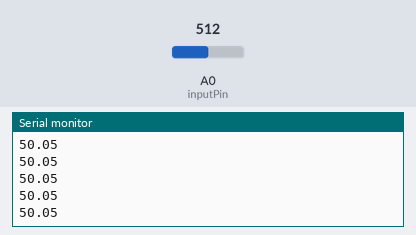
Bench run of a sketch on a simulated Arduino Uno, built with avr-gcc and run on an emulated ATmega328P. Shown: the last lines printed to the serial monitor. The test bench sets the inputs (shaded band); at power-on: A0 (inputPin) = 512.

Above: at 1.2 s.
1.3 s: A0 (inputPin) set to 716
At 1.31 s:
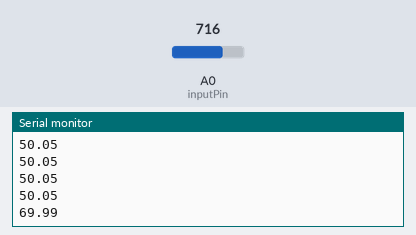
2.8 s: A0 (inputPin) set to 900
At 2.82 s:
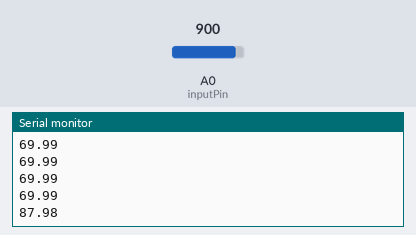
Timing chart, 0 to 5.8 s (numbered marks = the images above; inputs shaded):
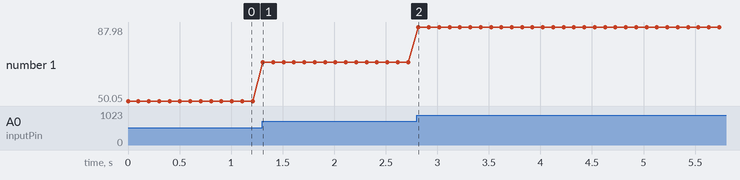

The sketch:

analog_read.ino
```cpp
// Pin
int inputPin = A0;

void setup() {

  // Serial
  Serial.begin(115200);

  // Set pin as input
  pinMode(inputPin, INPUT);
}

void loop() {

  // Read pin
  float inputState = analogRead(inputPin);

  // Convert to percent
  inputState = inputState / 1023. * 100;

  // Print out the state of the pin
  Serial.println(inputState);

  // Delay
  delay(100);
}
```

Measured:
- after the input at 1.3 s, the serial monitor: prints a new line at once (image 1)
- after the input at 2.8 s, the serial monitor: prints a new line at once (image 2)
- plotted number 1: 50.05 → 69.99 after the input at 1.3 s, 69.99 → 87.98 after the input at 2.8 s
